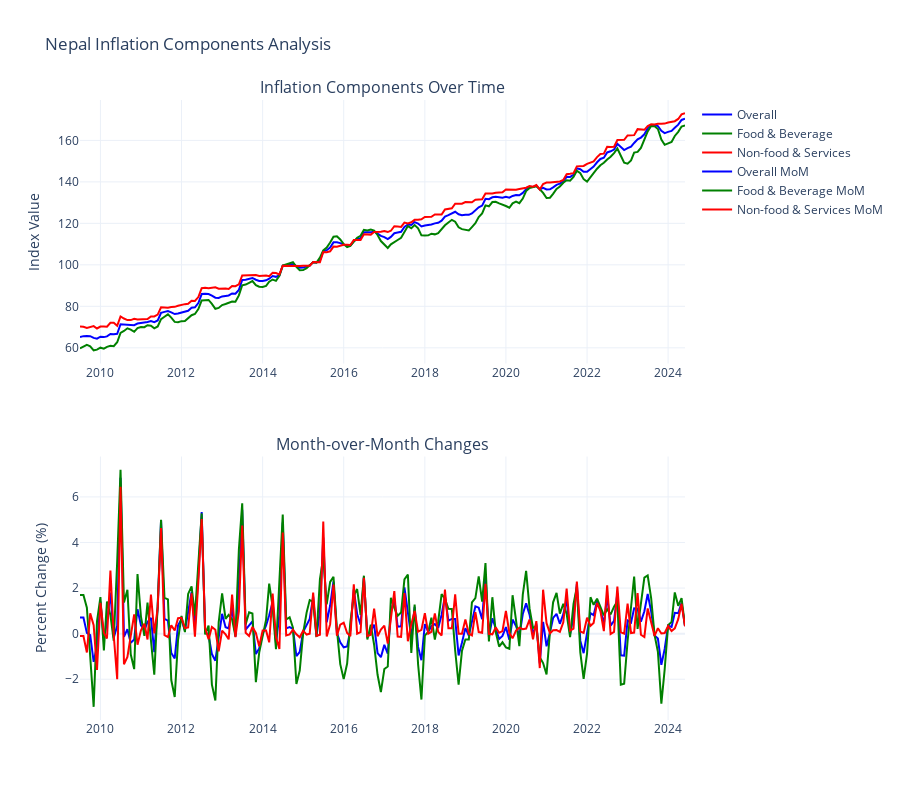

Here is the notebook cell this chart was saved with:
### Code cell
# 1. Plot Inflation Components
def plot_inflation_components():
    """Plot main inflation components using plotly"""
    fig = make_subplots(
        rows=2, cols=1,
        subplot_titles=['Inflation Components Over Time', 'Month-over-Month Changes'],
        vertical_spacing=0.15
    )
    
    # Components
    components = ['overall_index', 'food_and_beverage', 'non_food_and_services']
    colors = ['blue', 'green', 'red']
    names = ['Overall', 'Food & Beverage', 'Non-food & Services']
    
    # Plot indices
    for comp, color, name in zip(components, colors, names):
        fig.add_trace(
            go.Scatter(
                x=df.index,
                y=df[comp],
                name=name,
                line=dict(color=color)
            ),
            row=1, col=1
        )
    
    # Plot MoM changes
    mom_components = [comp + '_mom' for comp in components]
    for comp, color, name in zip(mom_components, colors, names):
        fig.add_trace(
            go.Scatter(
                x=df.index,
                y=df[comp],
                name=f"{name} MoM",
                line=dict(color=color)
            ),
            row=2, col=1
        )
    
    fig.update_layout(
        height=800,
        title_text="Nepal Inflation Components Analysis",
        template="plotly_white",
        showlegend=True
    )
    
    fig.update_yaxes(title_text="Index Value", row=1, col=1)
    fig.update_yaxes(title_text="Percent Change (%)", row=2, col=1)
    
    fig.show()

plot_inflation_components()

### Figure 1 — Plotly figure (JSON) as saved in the notebook; plotly's stock layout.template omitted (floating-point values rounded to 4 significant figures; data arrays with more than 128 entries replaced by an {"elided": "..."} marker saying what was removed)
{"data": [{"line": {"color": "blue"}, "name": "Overall", "type": "scatter", "x": {"elided": "180 str values"}, "xaxis": "x", "y": {"elided": "180 float values"}, "yaxis": "y"}, {"line": {"color": "green"}, "name": "Food & Beverage", "type": "scatter", "x": {"elided": "180 str values"}, "xaxis": "x", "y": {"elided": "180 float values"}, "yaxis": "y"}, {"line": {"color": "red"}, "name": "Non-food & Services", "type": "scatter", "x": {"elided": "180 str values"}, "xaxis": "x", "y": {"elided": "180 float values"}, "yaxis": "y"}, {"line": {"color": "blue"}, "name": "Overall MoM", "type": "scatter", "x": {"elided": "180 str values"}, "xaxis": "x2", "y": {"elided": "180 float values"}, "yaxis": "y2"}, {"line": {"color": "green"}, "name": "Food & Beverage MoM", "type": "scatter", "x": {"elided": "180 str values"}, "xaxis": "x2", "y": {"elided": "180 float values"}, "yaxis": "y2"}, {"line": {"color": "red"}, "name": "Non-food & Services MoM", "type": "scatter", "x": {"elided": "180 str values"}, "xaxis": "x2", "y": {"elided": "180 float values"}, "yaxis": "y2"}], "layout": {"annotations": [{"font": {"size": 16}, "showarrow": false, "text": "Inflation Components Over Time", "x": 0.5, "xanchor": "center", "xref": "paper", "y": 1, "yanchor": "bottom", "yref": "paper"}, {"font": {"size": 16}, "showarrow": false, "text": "Month-over-Month Changes", "x": 0.5, "xanchor": "center", "xref": "paper", "y": 0.425, "yanchor": "bottom", "yref": "paper"}], "height": 800, "showlegend": true, "title": {"text": "Nepal Inflation Components Analysis"}, "xaxis": {"anchor": "y", "domain": [0, 1]}, "xaxis2": {"anchor": "y2", "domain": [0, 1]}, "yaxis": {"anchor": "x", "domain": [0.575, 1], "title": {"text": "Index Value"}}, "yaxis2": {"anchor": "x2", "domain": [0, 0.425], "title": {"text": "Percent Change (%)"}}}}
